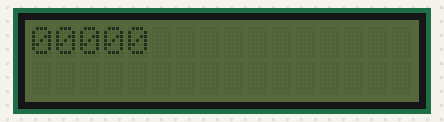
The sketch below on a simulated Arduino Uno, built with avr-gcc and run on an emulated ATmega328P. On the bench: 16×2 character LCD. Wiring (inferred from the names in the program): IR receiver: data pin 3.

Above: at 0.1 s.
At 13.3 s:
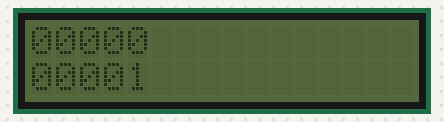
At 25.5 s:
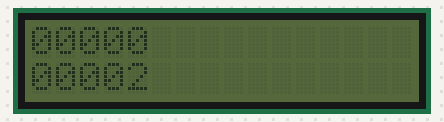
At 62.1 s:
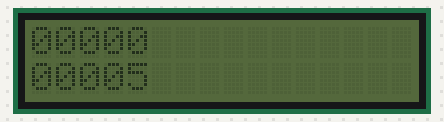
At 86.4 s:
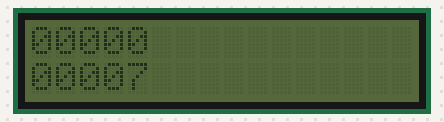
At 123.0 s:
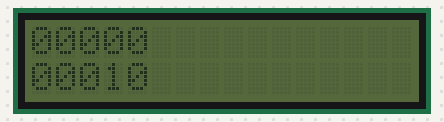

The sketch:

basic_lcd_ir_test.ino
```cpp
#include <Wire.h>
#include <LiquidCrystal_I2C.h>

int irPin = 3; //Sensor pin connect to digital pin2 (ATINY85 pin7)
int start_bit = 2200; //Start bit threshold (Microseconds)
int bin_1 = 1000; //Binary 1 threshold (Microseconds)
int bin_0 = 400; //Binary 0 threshold (Microseconds)
const byte BIT_PER_BLOCK = 32;

LiquidCrystal_I2C lcd(0x27,16,2);  // set the LCD address to 0x27 for a 20 chars and 4 line display
char ar[5] = {'0', '0', '0', '0', '0'};

int counter = 0;
int counterMini = 0;
void setup() {
  pinMode(irPin, INPUT);
  //Serial.begin(9600);
  lcd.init();
  printMyStr(ar, sizeof(ar)/sizeof(ar[0]));
}


void loop() {

  int key = getIRKey();        //Fetch the key
  //int key = 0;

  if(key != 0)
  {
    char keyValue[5] = {'0', '0', '0', '0', '0'};
    int indx = 0;

    while(key > 0 && indx < 5)
    {
      keyValue[indx] = (key % 10) + '0';
      key = key / 10;
      indx++;
    }

    lcd.setCursor(0, 0);
    printMyStr(keyValue, 5);
    //delay(5000);
  }

  lcd.setCursor(0, 1);
  printMyStr(ar, 5);
  incrValue();
  delay(10);
}

void incrValue()
{

  if(counterMini > 10)
    counterMini = 0;
  else
  {
    counterMini++;
    return;
  }

  counter++;
  int t = counter;
  int indx = 0;

  while(t > 0 && indx < 5)
  {
    int digit = t % 10;
    ar[indx] = digit + '0';
    t = t/10;
    indx++;
  }
}


void printMyStr(char ar1[], int size1)
{
    for(int i = size1 - 1; i> -1; i--)
     lcd.print(ar1[i]);
}
/////////////////////////////////////////////////////////////
// decode infrared signal
/////////////////////////////////////////////////////////////
int getIRKey() {
  int data[BIT_PER_BLOCK];
  int i;
  //while(pulseIn(irPin, HIGH) < start_bit); //Wait for a start bit
 if(pulseIn(irPin, HIGH) < start_bit)
  return 0;

  for(i = 0 ; i < BIT_PER_BLOCK ; i++)
    data[i] = pulseIn(irPin, HIGH); //Start measuring bits, I only want HIGH pulses

  delay(100);
  for(i = 0 ; i < BIT_PER_BLOCK ; i++) //Parse them
  {
    if(data[i] > bin_1) //is it a 1?
      data[i] = 1;
    else if(data[i] > bin_0) //is it a 0?
      data[i] = 0;
    else
      return -1; //Flag the data as invalid; Return -1 on invalid data
  }
  //based on NEC protocol, command data started from bit 16
  //and end with bit 24 (8 bits long)
  int result = 0;
  for(i = 16 ; i < 24; i++) {
    //DigiKeyboard.print(data[i]); //print out the value of button in binary form
    if(data[i] == 1) result |= (1<<i-16); //Convert data bits to integer
  }
  return result; //Return key number
}
```

Measured:
- what the display in image 1 shows lasts 12.1 s, from 13.3 s to 25.4 s
